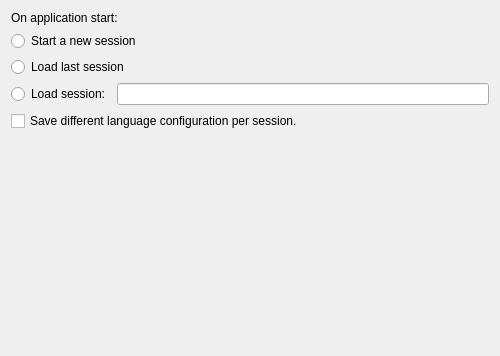
<?xml version="1.0" encoding="UTF-8"?>
<ui version="4.0">
 <class>GeneralConfigPage</class>
 <widget class="QWidget" name="GeneralConfigPage">
  <property name="geometry">
   <rect>
    <x>0</x>
    <y>0</y>
    <width>500</width>
    <height>356</height>
   </rect>
  </property>
  <property name="windowTitle">
   <string>Form</string>
  </property>
  <layout class="QVBoxLayout" name="verticalLayout">
   <item>
    <widget class="QLabel" name="label">
     <property name="text">
      <string>On application start:</string>
     </property>
    </widget>
   </item>
   <item>
    <widget class="QRadioButton" name="startNewSessionOption">
     <property name="text">
      <string>Start a new session</string>
     </property>
     <attribute name="buttonGroup">
      <string notr="true">startSessionOptions</string>
     </attribute>
    </widget>
   </item>
   <item>
    <widget class="QRadioButton" name="startLastSessionOption">
     <property name="text">
      <string>Load last session</string>
     </property>
     <attribute name="buttonGroup">
      <string notr="true">startSessionOptions</string>
     </attribute>
    </widget>
   </item>
   <item>
    <layout class="QHBoxLayout" name="horizontalLayout">
     <item>
      <widget class="QRadioButton" name="startNamedSessionOption">
       <property name="text">
        <string>Load session:</string>
       </property>
       <attribute name="buttonGroup">
        <string notr="true">startSessionOptions</string>
       </attribute>
      </widget>
     </item>
     <item>
      <widget class="QLineEdit" name="startSessionName"/>
     </item>
    </layout>
   </item>
   <item>
    <widget class="QCheckBox" name="useLanguageConfigFromSession">
     <property name="text">
      <string>Save different language configuration per session.</string>
     </property>
    </widget>
   </item>
   <item>
    <spacer name="verticalSpacer">
     <property name="orientation">
      <enum>Qt::Vertical</enum>
     </property>
     <property name="sizeHint" stdset="0">
      <size>
       <width>20</width>
       <height>250</height>
      </size>
     </property>
    </spacer>
   </item>
  </layout>
 </widget>
 <resources/>
 <connections/>
 <buttongroups>
  <buttongroup name="startSessionOptions"/>
 </buttongroups>
</ui>
